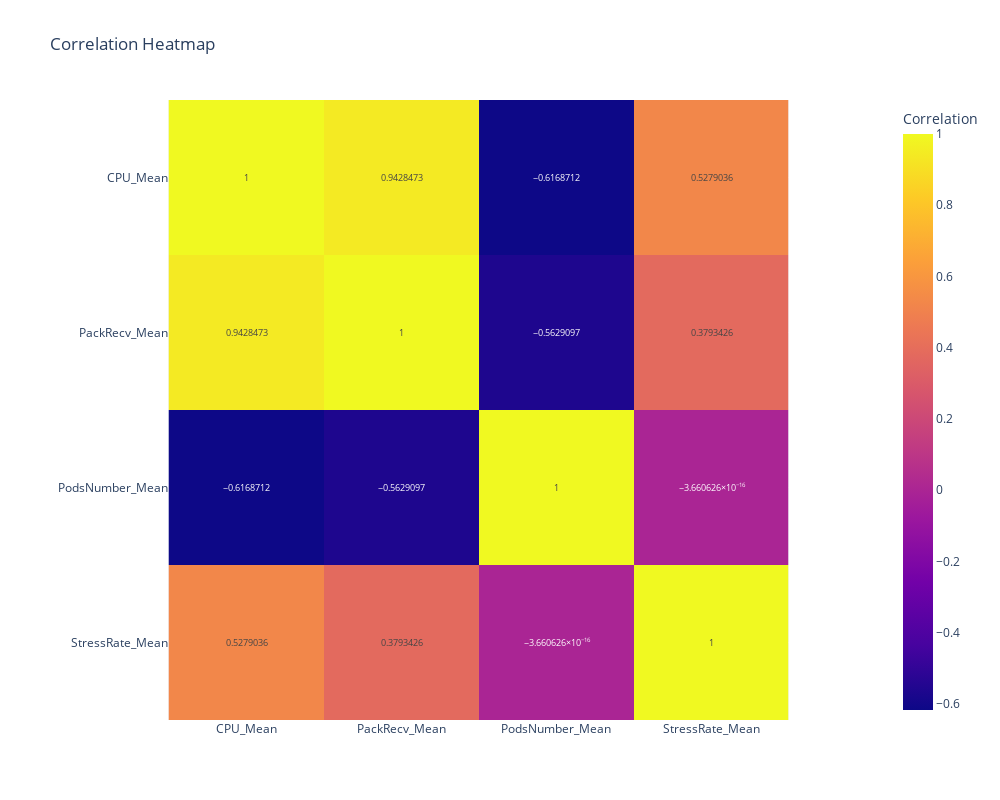

The notebook cell this image was saved under:
### Markdown cell above
This visualization presents aggregated CPU usage over time, differentiated by test type (ANN vs. HPA) for Kubernetes clusters. By averaging CPU loads over hourly intervals, we can clearly see trends in resource utilization for each scaling strategy.an easy comparison of how each model adapts to changes in load over time, demonstrating the ANN model's responsiveness and its potential for optimizing resource allocation in dynamic environments.

### Code cell
# Correlation Heatmap - Training Dataset
fig_heatmap = px.imshow(train_data.corr(), text_auto=True, title="Correlation Heatmap", labels=dict(color="Correlation"))
fig_heatmap.update_layout(
    width=1000,  # Adjust width
    height=800  # Adjust height
)
fig_heatmap.show()

### Figure 1 — Plotly figure (JSON) as saved in the notebook; plotly's stock layout.template omitted (floating-point values rounded to 4 significant figures)
{"data": [{"coloraxis": "coloraxis", "hovertemplate": "x: %{x}<br>y: %{y}<br>Correlation: %{z}<extra></extra>", "name": "0", "texttemplate": "%{z}", "type": "heatmap", "x": ["CPU_Mean", "PackRecv_Mean", "PodsNumber_Mean", "StressRate_Mean"], "xaxis": "x", "y": ["CPU_Mean", "PackRecv_Mean", "PodsNumber_Mean", "StressRate_Mean"], "yaxis": "y", "z": [[1, 0.9428, -0.6169, 0.5279], [0.9428, 1, -0.5629, 0.3793], [-0.6169, -0.5629, 1, -3.661e-16], [0.5279, 0.3793, -3.661e-16, 1]]}], "layout": {"coloraxis": {"colorbar": {"title": {"text": "Correlation"}}, "colorscale": [[0, "#0d0887"], [0.1111, "#46039f"], [0.2222, "#7201a8"], [0.3333, "#9c179e"], [0.4444, "#bd3786"], [0.5556, "#d8576b"], [0.6667, "#ed7953"], [0.7778, "#fb9f3a"], [0.8889, "#fdca26"], [1, "#f0f921"]]}, "height": 800, "title": {"text": "Correlation Heatmap"}, "width": 1000, "xaxis": {"anchor": "y", "autorange": true, "constrain": "domain", "domain": [0.1101, 0.8899], "range": [-0.5, 3.5], "scaleanchor": "y", "type": "category"}, "yaxis": {"anchor": "x", "autorange": true, "constrain": "domain", "domain": [0, 1], "range": [3.5, -0.5], "type": "category"}}}
